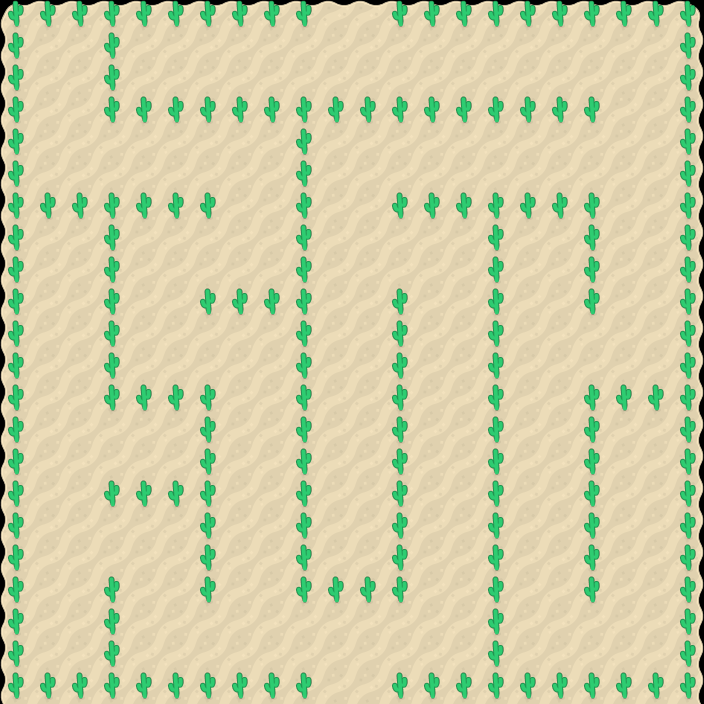

A level layout from a 2D game, rendered from its tile map. Below: a short description, then the map file with its tile-grid data intact:
An orthogonal 22x22 tile map with 32x32 px tiles, 2 tile layers (Tile Layer 1, Trees).

<map version="1.0" orientation="orthogonal" renderorder="right-down" width="22" height="22" tilewidth="32" tileheight="32" nextobjectid="1">
 <tileset firstgid="1" name="mapPack_tilesheet" tilewidth="32" tileheight="32" tilecount="204" columns="17">
  <image source="../Tilesheet/mapPack_tilesheet_small.png" width="544" height="384" />
 </tileset>
 <layer name="Tile Layer 1" width="22" height="22">
  <data encoding="csv">
1,2,2,2,2,2,2,2,2,2,2,2,2,2,2,2,2,2,2,2,2,3,
18,19,19,19,19,19,19,19,19,19,19,19,19,19,19,19,19,19,19,19,19,20,
18,19,19,19,19,19,19,19,19,19,19,19,19,19,19,19,19,19,19,19,19,20,
18,19,19,19,19,19,19,19,19,19,19,19,19,19,19,19,19,19,19,19,19,20,
18,19,19,19,19,19,19,19,19,19,19,19,19,19,19,19,19,19,19,19,19,20,
18,19,19,19,19,19,19,19,19,19,19,19,19,19,19,19,19,19,19,19,19,20,
18,19,19,19,19,19,19,19,19,19,19,19,19,19,19,19,19,19,19,19,19,20,
18,19,19,19,19,19,19,19,19,19,19,19,19,19,19,19,19,19,19,19,19,20,
18,19,19,19,19,19,19,19,19,19,19,19,19,19,19,19,19,19,19,19,19,20,
18,19,19,19,19,19,19,19,19,19,19,19,19,19,19,19,19,19,19,19,19,20,
18,19,19,19,19,19,19,19,19,19,19,19,19,19,19,19,19,19,19,19,19,20,
18,19,19,19,19,19,19,19,19,19,19,19,19,19,19,19,19,19,19,19,19,20,
18,19,19,19,19,19,19,19,19,19,19,19,19,19,19,19,19,19,19,19,19,20,
18,19,19,19,19,19,19,19,19,19,19,19,19,19,19,19,19,19,19,19,19,20,
18,19,19,19,19,19,19,19,19,19,19,19,19,19,19,19,19,19,19,19,19,20,
18,19,19,19,19,19,19,19,19,19,19,19,19,19,19,19,19,19,19,19,19,20,
18,19,19,19,19,19,19,19,19,19,19,19,19,19,19,19,19,19,19,19,19,20,
18,19,19,19,19,19,19,19,19,19,19,19,19,19,19,19,19,19,19,19,19,20,
18,19,19,19,19,19,19,19,19,19,19,19,19,19,19,19,19,19,19,19,19,20,
18,19,19,19,19,19,19,19,19,19,19,19,19,19,19,19,19,19,19,19,19,20,
18,19,19,19,19,19,19,19,19,19,19,19,19,19,19,19,19,19,19,19,19,20,
18,19,19,19,19,19,19,19,19,19,19,19,19,19,19,19,19,19,19,19,19,20
</data>
 </layer>
 <layer name="Trees" width="22" height="22">
  <data encoding="csv">
39,39,39,39,39,39,39,39,39,39,0,0,39,39,39,39,39,39,39,39,39,39,
39,0,0,39,0,0,0,0,0,0,0,0,0,0,0,0,0,0,0,0,0,39,
39,0,0,39,0,0,0,0,0,0,0,0,0,0,0,0,0,0,0,0,0,39,
39,0,0,39,39,39,39,39,39,39,39,39,39,39,39,39,39,39,39,0,0,39,
39,0,0,0,0,0,0,0,0,39,0,0,0,0,0,0,0,0,0,0,0,39,
39,0,0,0,0,0,0,0,0,39,0,0,0,0,0,0,0,0,0,0,0,39,
39,39,39,39,39,39,39,0,0,39,0,0,39,39,39,39,39,39,39,0,0,39,
39,0,0,39,0,0,0,0,0,39,0,0,0,0,0,39,0,0,39,0,0,39,
39,0,0,39,0,0,0,0,0,39,0,0,0,0,0,39,0,0,39,0,0,39,
39,0,0,39,0,0,39,39,39,39,0,0,39,0,0,39,0,0,39,0,0,39,
39,0,0,39,0,0,0,0,0,39,0,0,39,0,0,39,0,0,0,0,0,39,
39,0,0,39,0,0,0,0,0,39,0,0,39,0,0,39,0,0,0,0,0,39,
39,0,0,39,39,39,39,0,0,39,0,0,39,0,0,39,0,0,39,39,39,39,
39,0,0,0,0,0,39,0,0,39,0,0,39,0,0,39,0,0,39,0,0,39,
39,0,0,0,0,0,39,0,0,39,0,0,39,0,0,39,0,0,39,0,0,39,
39,0,0,39,39,39,39,0,0,39,0,0,39,0,0,39,0,0,39,0,0,39,
39,0,0,0,0,0,39,0,0,39,0,0,39,0,0,39,0,0,39,0,0,39,
39,0,0,0,0,0,39,0,0,39,0,0,39,0,0,39,0,0,39,0,0,39,
39,0,0,39,0,0,39,0,0,39,39,39,39,0,0,39,0,0,39,0,0,39,
39,0,0,39,0,0,0,0,0,0,0,0,0,0,0,39,0,0,0,0,0,39,
39,0,0,39,0,0,0,0,0,0,0,0,0,0,0,39,0,0,0,0,0,39,
39,39,39,39,39,39,39,39,39,39,0,0,39,39,39,39,39,39,39,39,39,39
</data>
 </layer>
</map>
